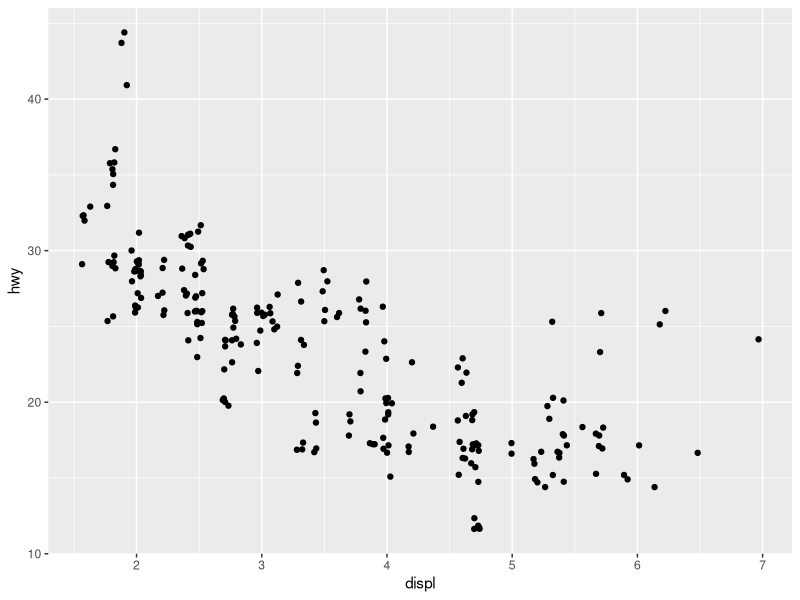

This chart was generated by the following R code:
library(tidyverse)


# tidyverse 集合了 ggplot2 tibble tidyr readr 常用包的集合包

# 设置目录
setwd('/public/home/yangzhi/project/bioinformation/R4ds/visualisation')

# mpg: 汽车燃料消耗数据集，ggplot2 自带的数据集,是一个 dataframe 数据集，其中 displ 列 表示引擎大小， hwy 列表示燃料效率
# 1. ggplot(data = datafram) 使用数据集创建一个空的图
# 2. geom_point() 增加一个点的层

# p = ggplot(data = mpg)

############ test1 #############
# 注意 + 号必须要在行的末尾
# p = ggplot(data = mpg) + 
#   geom_point(mapping = aes(x = displ, y = hwy))

################################

# 展示数据集说明： print(?mpg)
print(mpg)

############ test2 ###################
# p1. 按照 class 列的属性值给每个点不同的颜色 color
# p2. 按照 class 列的属性值给每个点不同的 size
# p3. 按照 class 列的属性值给每个点不同的透明度 alpha
# p4. 按照 class 列的属性值给每个点不同的形状 shape, 默认情况下最多六种形状，多余的将会被丢弃不画
# p5. 对 point 设置指定的颜色
############ plot data with color#####

# p1 = ggplot(data = mpg) + 
#   geom_point(mapping = aes(x = displ, y = hwy, color=class))

# p2 = ggplot(data = mpg) + 
#   geom_point(mapping = aes(x = displ, y = hwy, size=class))

# p3 = ggplot(data = mpg) + 
#   geom_point(mapping = aes(x = displ, y = hwy, alpha=class))


# p4 = ggplot(data = mpg) + 
#   geom_point(mapping = aes(x = displ, y = hwy, shape=class))


# p5 = ggplot(data = mpg) + 
#   geom_point(mapping = aes(x = displ, y = hwy), color='blue')


# p6 = ggplot(data = mpg) + 
#   geom_point(mapping = aes(x = displ, y = hwy), color='blue', size=xx(mm), shape=1(number))
######################################


############## excercise ####################
# p7
# p8: 按照 class 列的数据，分别画不同的子图，并展示在 2 行上
# p9: 按照 drv 和 cyl 的值，划分不同的子图
# p10: 划分子图不按照行列排步(排一行)
# p11: 排一列


# p7 = ggplot(data = mpg) + 
#   geom_point(mapping = aes(x = displ, y = hwy,  color='blue'))

# p8 = ggplot(data = mpg) + 
#   geom_point(mapping = aes(x = displ, y = hwy)) +
#   facet_wrap(~ class, nrow = 2)

# p9 = ggplot(data = mpg) + 
#   geom_point(mapping = aes(x = displ, y = hwy)) +
#   facet_grid(drv ~ cyl)

# p10 = ggplot(data = mpg) + 
#   geom_point(mapping = aes(x = displ, y = hwy)) +
#   facet_grid(.~ cyl)

# p11 = ggplot(data = mpg) + 
#   geom_point(mapping = aes(x = displ, y = hwy)) +
#   facet_grid(cyl ~ .)
##############  excercise end ####################



################ 几何学的对象  ###################
# p12: 使用平滑的线拟合数据，注意 geom_smooth 不是设置 shape
# p13: 使用 drv 列数据划分映射不同的线类型
# p14: 画多个数据图
# p15: 画多个图，并全局设置  x, y 的映射
# p16: 画多个数据图，子图使用部分的数据(指定 data), 同时不显示置信区间（se）
# p17: 防止点重叠，对每个点增加随机噪音

# p12 = ggplot(data = mpg) + 
#   geom_smooth(mapping = aes(x = displ, y = hwy))

# p13 = ggplot(data = mpg) + 
#   geom_smooth(mapping = aes(x = displ, y = hwy, linetype=drv))

# p14 = ggplot(data = mpg) + 
#   geom_point(mapping = aes(x = displ, y = hwy))+
#   geom_smooth(mapping = aes(x = displ, y = hwy))

# p15 = ggplot(data = mpg, mapping = aes(x = displ, y = hwy)) +
#    geom_point() +
#    geom_smooth()

# p16 = ggplot(data = mpg, mapping = aes(x = displ, y = hwy)) +
#    geom_point(mapping = aes(color = class)) +
#    geom_smooth(data = filter(mpg, class == 'subcompact'), se = FALSE)


p17 = ggplot(data = mpg, mapping = aes(x = displ, y = hwy)) +
   geom_point(mapping = aes(x = displ, y = hwy), position = 'jitter')

################# 几何学的对象 end  ##############





# 保存图片到本地
ggsave('./mpg.png', plot = p17)

